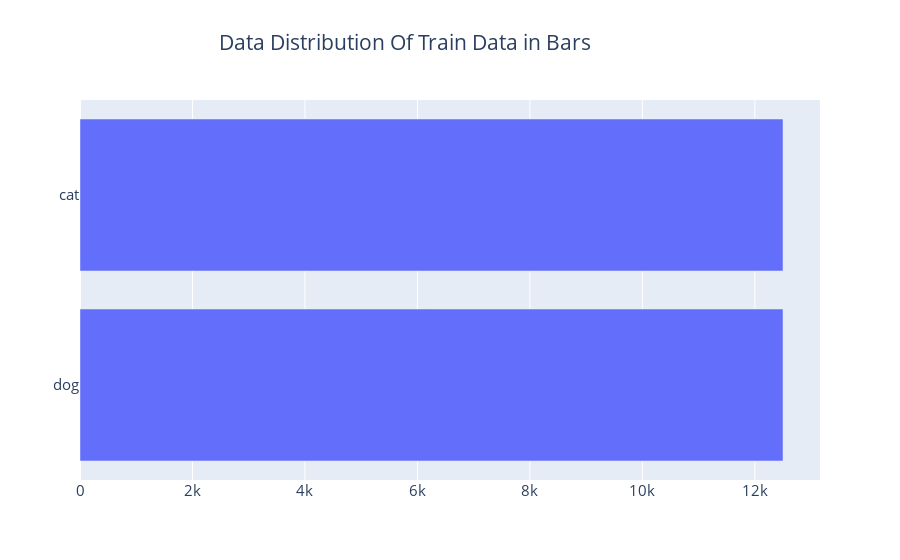

The notebook cell saved with this chart:
### Code cell
fig = go.Figure(go.Bar(
    x=class_id_distributionTest.values,
    y=class_id_distributionTest.index,
    orientation='h'))

fig.update_layout(title='Data Distribution Of Train Data in Bars',font_size=15,title_x=0.45)

fig.show()

### Figure 1 — Plotly figure (JSON) as saved in the notebook; plotly's stock layout.template omitted (floating-point values rounded to 4 significant figures)
{"data": [{"orientation": "h", "type": "bar", "x": [12500, 12500], "y": ["dog", "cat"]}], "layout": {"font": {"size": 15}, "title": {"text": "Data Distribution Of Train Data in Bars", "x": 0.45}}}
